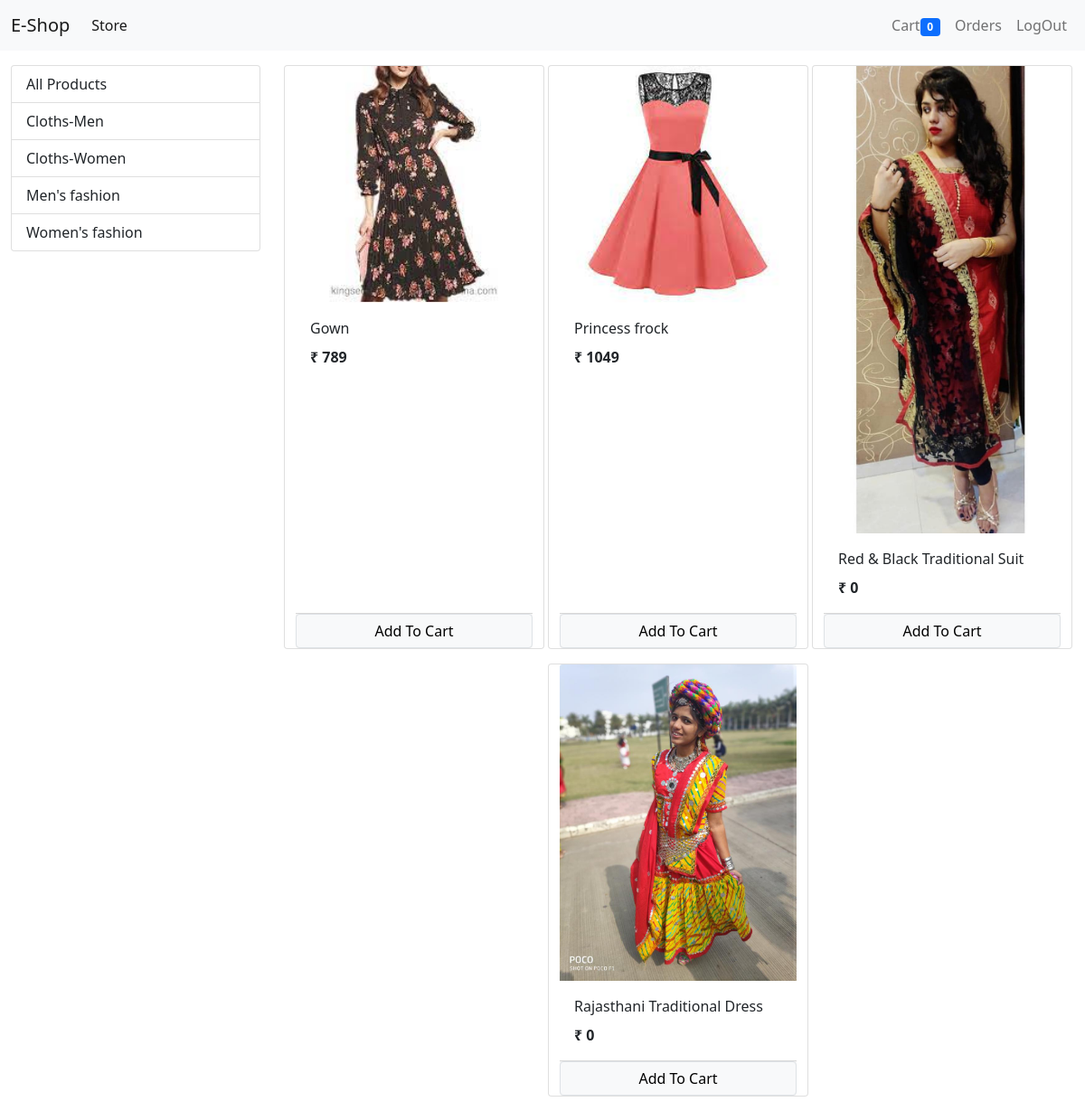
The page /?category=2 (signed in) on the database its author committed.
### store/models/category.py (models this page shows, shortened)
class Category(models.Model):
	name = models.CharField(max_length = 20)
	@staticmethod
	def get_all_categories():
		return Category.objects.all()

### store/models/product.py (models this page shows, shortened)
class Product(models.Model):
	name = models.CharField(max_length = 50)
	price = models.IntegerField(default = 0)
	category = models.ForeignKey(Category , on_delete = models.CASCADE , default = 1)
	description = models.CharField(max_length = 200 , default = " ",null = True,blank = True)
	image = models.ImageField(upload_to = 'uploads/products/')
	@staticmethod
	def get_all_products_by_category_id(category_id):
		if category_id:
			return Product.objects.filter(category = category_id)
		else:
			return Product.get_all_products()

### store/views/home.py (the view, shortened to what this page needs)
# urls.py: path('',Index.as_view(), name = 'homepage'),
class Index(View):
	def get(self ,request):
		cart = request.session.get('cart')
		if not cart:
			request.session['cart'] = {}
		products = None
		categories = Category.get_all_categories()
		categoryID = request.GET.get('category')
		if categoryID:
			products = Product.get_all_products_by_category_id(categoryID)
		else:
			products = Product.get_all_products()
		data = {}
		data['products'] = products
		data['categories'] = categories
		return render(request, 'index.html',data)

### store/templatetags/cart.py (called while the page is built)
@register.filter(name = 'is_in_cart')
def is_in_cart(product , cart):
	keys = cart.keys()
	for id in keys:
		if int(id) == product.id:
			return True
	return False

### store/templatetags/custom_filter.py (called while the page is built)
@register.filter(name = 'currency')
def currency(number):
	return "₹ "+str(number)

### store/templates/index.html (shortened to what this page needs)
{% extends "base.html" %}
{% block content %}
{% load cart %}
{% load custom_filter %}
<div class="container-fluid mt-3">
	<div class="row">
		<div class="col-lg-3 mx-auto">
			<div class="list-group">
				<a href="/" class="list-group-item list-group-item-action ">All Products</a>
				{% for category in categories %}
				    <a href="/?category={{category.id}}" class="list-group-item list-group-item-action ">{{category.name}}</a>
				{% endfor %}
			</div>
		</div>
		<div id="products" class="col-lg-9 mx-auto">
			<div class="row mx-auto">
{% for product in products %}
    <div class="card mx-auto mb-3" id="{{product.id}}" style="width: 18rem;">
    <img src="{{product.image.url}}" class="card-img-top" alt="...">
    <div class="card-body">
    <p class="card-title">{{product.name}}</p>
    <p class="card-text"><b>{{product.price|currency}}</b></p>
    </div>
    <div class="card-footer p-0 no-gutters">
    	{% if product|is_in_cart:request.session.cart %}
    	    <div class="row no-gutters">
    	        <form action="/#{{product.id}}" method="POST" class="col-2">
    	        	{% csrf_token %}
    	        	<input hidden type="text" name="product" value="{{product.id}}" >
    	        	<input hidden type="text" name="remove" value="True" >
    	        	<input type="submit" value="-" class="btn btn-block btn-secondary">
    	        </form>
    	        <div class="text-center col"> {{product|cart_count:request.session.cart}} in cart</div>
    	        <form action="/#{{product.id}}" method="POST" class="col-2">
    	        	{% csrf_token %}
    	        	<input hidden type="text" name="product" value="{{product.id}}" >
    	        	<input type="submit" value="+" class="btn btn-block btn-secondary">
    	        </form>
            </div>
    	{% else %}
    	    <form action="/#{{product.id}}" method="POST" class="btn-block">
    	        <input type="submit" value="Add To Cart" class="float-right btn btn-light border form-control">
            </form>
        {% endif %}
    </div>
    </div>
{% endfor %}
</div>
		</div>
	</div>
</div>
{% endblock %}

### rows shown on the page
Category: name "Cloths-Men"
Category: name "Cloths-Women"
Category: name "Men's fashion"
Category: name "Women's fashion"
Product: image (picture), name "Gown", price "₹ 789"
Product: image (picture), name "Princess frock", price "₹ 1049"
Product: image (picture), name "Red & Black Traditional Suit", price "₹ 0"
Product: image (picture), name "Rajasthani Traditional Dress", price "₹ 0"

### other values the page prints
{{ request.session.cart.keys|length }} "0"
